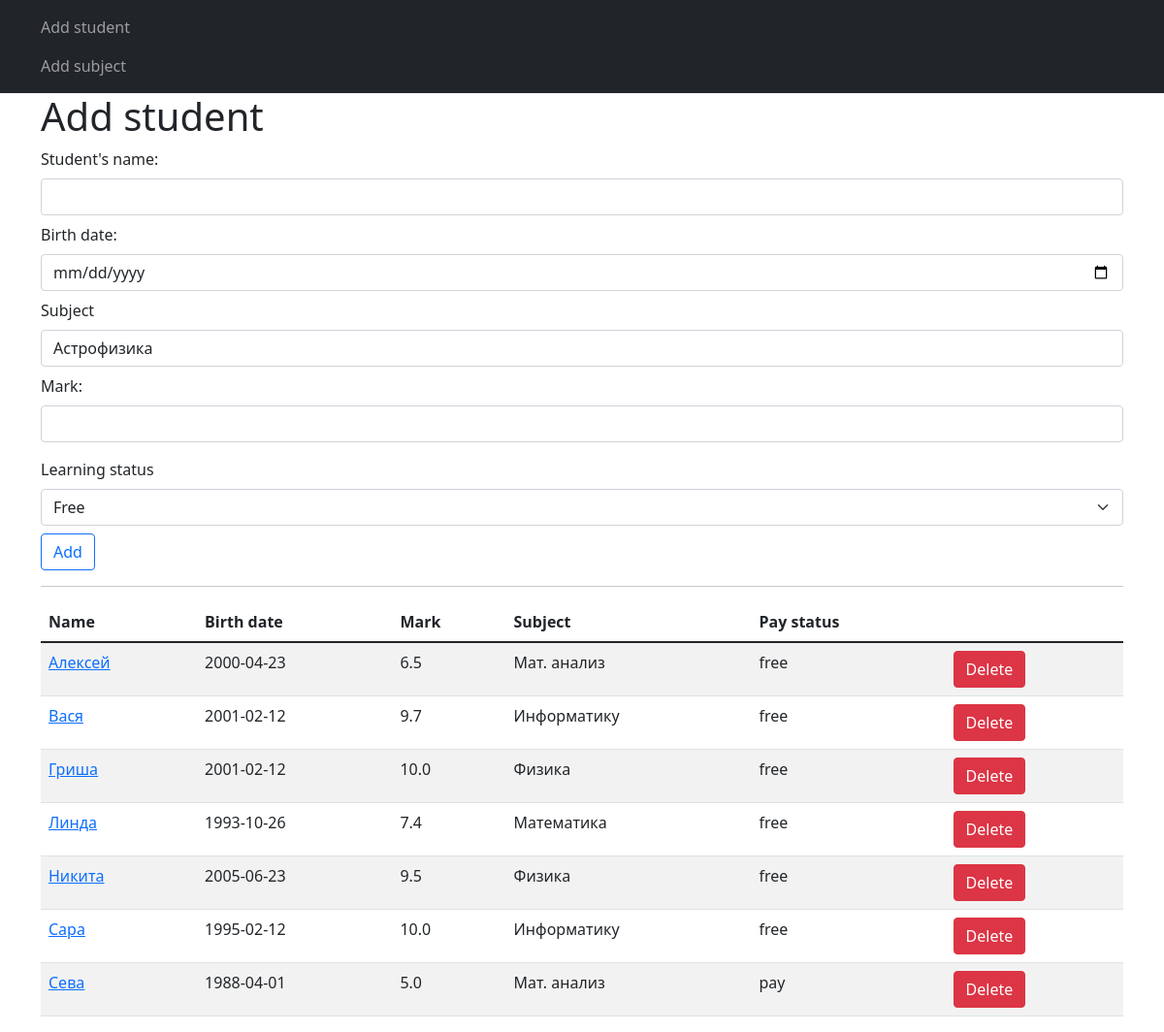
/add-student, run on an earlier commit of the app's database.
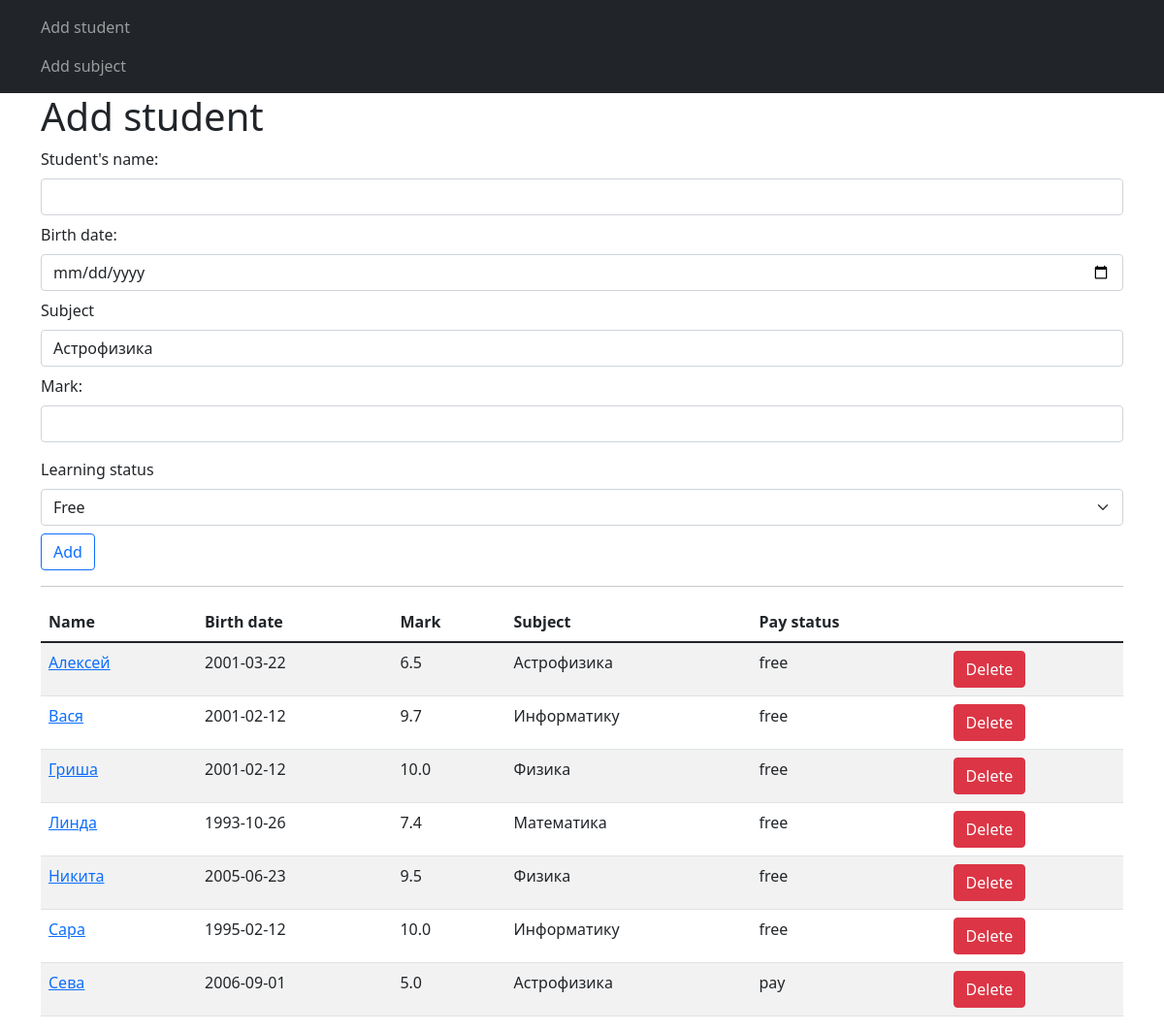
And on a later commit of the database.
### models.py (models this page shows)
class Students(db.Model):
    id = db.Column(db.Integer, primary_key=True)
    name = db.Column(db.String(120), nullable=False)
    birth_date = db.Column(db.Date, nullable=False, default=datetime.now())
    mark = db.Column(db.Float, nullable=False, default=3.2)
    subject_id = db.Column(db.Integer, db.ForeignKey('subjects.id'))
    status = db.Column(db.String(10), nullable=False, default='Paid')

class Subjects(db.Model):
    id = db.Column(db.Integer, primary_key=True)
    name = db.Column(db.String(80), nullable=False)
    student = db.relationship('Students', backref='subjects', lazy=True)

### routes.py (the view, shortened to what this page needs)
@app.route('/add-student', methods=['GET', 'POST'])
def add_student():
    form = StudentForm()
    form.subject.choices = [(subject.id, subject.name) for subject in Subjects.query.order_by(Subjects.name).all()]
    students = Students.query.order_by(Students.name).all()
    return render_template('add_students.html', form=form, items=students)

### forms.py
class StudentForm(FlaskForm):
    name = StringField('Student\'s name: ',
                       validators=[DataRequired()])
    birth_date = DateField('Birth date: ',
                           validators=[DataRequired()])
    mark = FloatField('Mark: ')
    subject = SelectField('Subject', choices=[])
    status = SelectField('Learning status',
                         choices=[
                             ('free', 'Free'),
                             ('pay', 'Paid')
                         ])
    submit = SubmitField('Add')

### templates/add_students.html
{% extends 'base.html' %}
{% block content %}
    <h1>Add student</h1>
    {% include 'snippets/student_form.html' %}
    <hr>
    {% if items|length > 1 %}
        <table class="table table-striped">
            <thead>
            <tr>
                <th>Name</th>
                <th>Birth date</th>
                <th>Mark</th>
                <th>Subject</th>
                <th>Pay status</th>
            </tr>
            </thead>
        <tbody>
            {% for student in items %}
                <tr>
                    <td><a href="/update-student/{{ student.id }}">{{ student.name }}</a></td>
                    <td>{{ student.birth_date }}</td>
                    <td>{{ student.mark }}</td>
                    <td>{{ student.subjects.name }}</td>
                    <td>{{ student.status }}</td>
                    <td><a href="/delete/{{ student.id }}" class="btn btn-danger">Delete</a></td>
                </tr>
            {% endfor %}
        </tbody>
        </table>
    {% endif %}
{% endblock %}

### templates/base.html (shortened to what this page needs)
<!DOCTYPE html>
<html lang="en">
<head>
    <link href="https://cdn.jsdelivr.net/npm/bootstrap@5.1.3/dist/css/bootstrap.min.css" rel="stylesheet">
</head>
<body>
<nav class="navbar navbar-dark bg-dark">
    <div class="container">
        <ul class="navbar-nav">
            <li class="nav-item">
                <a class="nav-link" href="{{ url_for('add_student') }}">Add student</a>
            </li>
            <li class="nav-item">
                <a class="nav-link" href="{{ url_for('add_subject') }}">Add subject</a>
            </li>
        </ul>
    </div>
</nav>
<div class="container">
    {% block content %}{% endblock %}
</div>
</body>
</html>

### templates/snippets/student_form.html (shortened to what this page needs)
<form action="" method="post">
        <div class="mb-2">
            {{ form.name.label(class='form-label') }}
            {{ form.name(class='form-control') }}
        </div>
        <div class="mb-2">
            {{ form.birth_date.label(class='form-label') }}
            {{ form.birth_date(class='form-control')  }}
        </div>
        <div class="mb-2">
            {{ form.subject.label(class='form-label') }}
            {{ form.subject(class='form-control')  }}
        </div>
        <div class="mb-3">
            {{ form.mark.label(class='form-label') }}
            {{ form.mark(class='form-control')  }}
        </div>
        <div class="mb-2">
            {{ form.status.label(class='form-label') }}
            {{ form.status(class='form-select')  }}
        </div>
        <div class="mb-3">
            {{ form.submit(class='btn btn-outline-primary') }}
        </div>
    </form>

What changed in the data, as far as the page shows it:
changed Students "Алексей": birth_date "2000-04-23" → "2001-03-22"; subjects.name "Мат. анализ" → "Астрофизика"
changed Students "Сева": birth_date "1988-04-01" → "2006-09-01"; subjects.name "Мат. анализ" → "Астрофизика"
